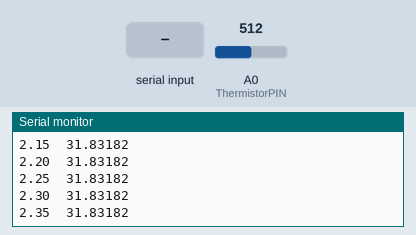
Recording of a sketch running on a simulated Arduino Uno, built with avr-gcc and run on an emulated ATmega328P. Shown: the last lines printed to the serial monitor. The test bench sets the inputs (shaded band); at power-on: A0 (ThermistorPIN) = 512.

Above: at 2.4 s.
2.5 s: A0 (ThermistorPIN) set to 716
At 2.51 s:
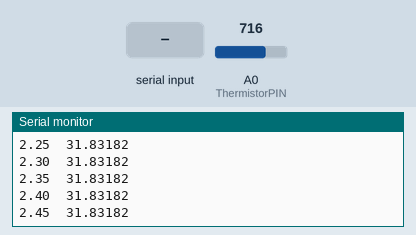
4.0 s: "90,45\n" received over Serial
At 4.6 s:
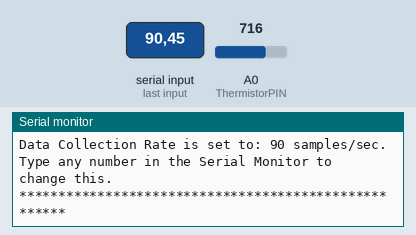
5.5 s: "30,150\n" received over Serial
At 6.42 s:
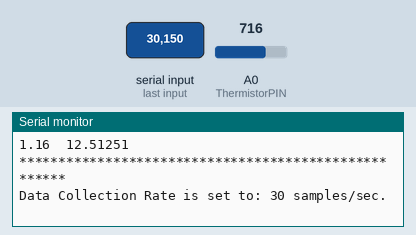
7.0 s: "90,45\n" received over Serial
10.0 s: A0 (ThermistorPIN) set to 900
At 10.0 s:
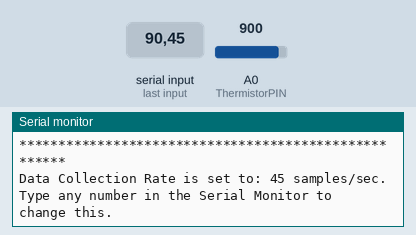
Timing chart, 0 to 12.5 s (numbered marks = the images above; inputs shaded):
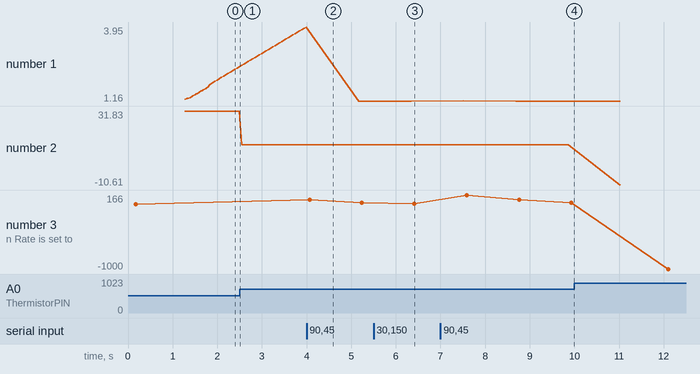

Measured:
- after the input at 5.5 s, the serial monitor: prints a new line after 0.91 s (image 3)
- plotted number 2: 12.51 → -10.61 after the input at 10.0 s
- plotted number 3: 45 → 30 after the input at 5.5 s

The sketch:

ArduinoVernierThermistor_s7s.ino
```cpp
/*
VernierThermistor (v 2013.11)
 Reads the temperature from a Vernier Stainless Steel Temperature Probe (TMP-BTA)
 or Surface Temperature Sensor (STS-BTA) connected to the BTA connector.
 As written, the readings will be displayed every half second. Change the variable
 TimeBetweenReadings to change the rate.

 We use the Steinhart-Hart equation (in the function Thermistor) to determine temperature
 from the raw A/D converter reading. Because of the use of log functions, in the Steinhart-Hart
 equation, this sketch requires the math.h library.

 See www.vernier.com/engineering/stem/sensors/temperature-sensor/
 for more information on how thermistors are read.

 This is a great resource for building your own temperature sensor and understanding
 a little about the theory of operation of these sensors.

 http://www2.vernier.com/sample_labs/EPV-01-build_temperature_sensor.pdf

 See www.vernier.com/arduino for more information.

 Modified by: B. Huang, SparkFun Electronics
 Date: December 4, 2013

 Included code to interface to the Serial 7 Segment or Open Segment Display

 */

#include <math.h>
#include <SoftwareSerial.h>
#define DELIMITTER '\t'

const int s7sRxPin = 13;  // connect Rx pin of serial 7 segment display to Digital 13
int ThermistorPIN = A0 ;  // Analog Pin 0
float Time;
int Count; //reading from the A/D converter (10-bit)
float Temp;
char tempString[10];

unsigned long timeRef = 0;
unsigned int ndx = 0;
int refreshRate = 50;  // refresh rate of display in millis
int displayVal = 0;

SoftwareSerial s7s1(0, s7sRxPin);

void setup()
{

  s7s1.begin(9600);  // start SoftwareSerial interface for Serial Seven Segment Display on pin S7sRxPin
  Serial.begin(9600);  // start HardwareSerial interface for reporting data back to computer terminal
  Serial.println("Vernier Format 2");
  Serial.println("Temperature Readings taken using Ardunio");
  Serial.println("Data Set");
  Serial.print("Time");
  Serial.print("\t"); //tab character
  Serial.println ("Temperature");
  Serial.print("seconds");
  Serial.print("\t"); // tab character
  Serial.println ("degrees C");
  timeRef = millis();
  ndx = 0;
  clearDisplay();
  setDecimals(0b000000);

  Serial.println();
  Serial.println("*****************************************************");
  Serial.print("Data Collection Rate is set to: ");
  Serial.print(1000 / refreshRate);
  Serial.println(" samples/sec.");
  Serial.println("Type any number in the Serial Monitor to change this.");
  Serial.println("*****************************************************");
  delay(1000);
}
void loop()
{
  if (Serial.available() > 0)    // check for change in data rate
  {
    refreshRate = 1000 / Serial.parseInt();
    ndx = 0;
    timeRef = millis();
    Serial.println();
    Serial.println("*****************************************************");
    Serial.print("Data Collection Rate is set to: ");
    Serial.print(1000 / refreshRate);
    Serial.println(" samples/sec.");
    Serial.println("Type any number in the Serial Monitor to change this.");
    Serial.println("*****************************************************");
    delay(1000);
  }

  if (millis() >= ndx*refreshRate + timeRef)
  {
    ndx++;
    Serial.print((millis() - timeRef)/1000.0, 2);
    Serial.print(DELIMITTER);
    Count = analogRead(ThermistorPIN);       // read count from the A/D converter
    Temp = Thermistor(Count);       // and  convert it to Celsius
    Serial.print(Temp,1);   // display temperature to one digit

    int numDigits = log10(abs(Temp));  // determine the number of digits (above the decimal)
    displayVal = abs(Temp) * pow(10, 3 - numDigits);

    if (Temp < 0)
    {
      s7s1.print("-");
      if (Temp > -1) setDecimals(0b1 << numDigits);
      else  setDecimals(0b1 << numDigits + 1);

      sprintf(tempString, "%3d", displayVal);
      tempString[3] = '\0';
      s7sprint(tempString);
    }
    else
    {
      setDecimals(0b1 << numDigits);
      sprintf(tempString, "%4d", displayVal);
      s7sprint(tempString);
    }
  }
}

float Thermistor(int Raw) //This function calculates temperature from ADC count
{
  /* Inputs ADC count from Thermistor and outputs Temperature in Celsius
   *  requires: include <math.h>
   * There is a huge amount of information on the web about using thermistors with the Arduino.
   * Here we are concerned about using the Vernier Stainless Steel Temperature Probe TMP-BTA and the
   * Vernier Surface Temperature Probe STS-BTA, but the general principles are easy to extend to other
   * thermistors.
   * This version utilizes the Steinhart-Hart Thermistor Equation:
   *    Temperature in Kelvin = 1 / {A + B[ln(R)] + C[ln(R)]3}
   *   for the themistor in the Vernier TMP-BTA probe:
   *    A =0.00102119 , B = 0.000222468 and C = 1.33342E-7
   *    Using these values should get agreement within 1 degree C to the same probe used with one
   *    of the Vernier interfaces
   *
   * Schematic:
   *   [Ground] -- [thermistor] -------- | -- [15,000 ohm bridge resistor] --[Vcc (5v)]
   *                                     |
   *                                Analog Pin 0
   *
   For the circuit above:
   * Resistance = ( Count*RawADC /(1024-Count))
   */
  long Resistance;
  float Resistor = 15000; //brige resistor
  // the measured resistance of your particular bridge resistor in
  //the Vernier BTA-ELV this is a precision 15K resisitor
  float Temp;  // Dual-Purpose variable to save space.
  Resistance=( Resistor*Raw /(1024-Raw));
  Temp = log(Resistance); // Saving the Log(resistance) so not to calculate  it 4 times later
  Temp = 1 / (0.00102119 + (0.000222468 * Temp) + (0.000000133342 * Temp * Temp * Temp));
  Temp = Temp - 273.15;  // Convert Kelvin to Celsius
  return Temp;                                      // Return the Temperature
}

void clearDisplay()
{
  s7s1.write(0x76);
}

void setDecimals(byte decimals)
{
  s7s1.write(0x77);
  s7s1.write(decimals);
}

void s7sprint(String toSend)
{
  Serial.println(toSend);
  s7s1.print(toSend.substring(0, 4));
}
```
